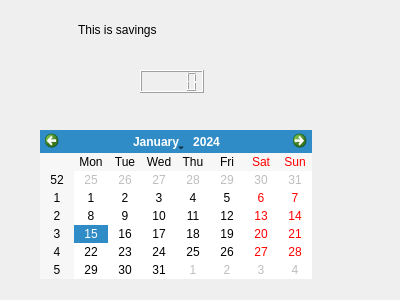
<?xml version="1.0" encoding="UTF-8"?>
<ui version="4.0">
 <class>Form</class>
 <widget class="QWidget" name="Form">
  <property name="geometry">
   <rect>
    <x>0</x>
    <y>0</y>
    <width>400</width>
    <height>300</height>
   </rect>
  </property>
  <property name="windowTitle">
   <string>Form</string>
  </property>
  <widget class="QLabel" name="label">
   <property name="geometry">
    <rect>
     <x>78</x>
     <y>20</y>
     <width>241</width>
     <height>20</height>
    </rect>
   </property>
   <property name="text">
    <string>This is savings</string>
   </property>
  </widget>
  <widget class="QLCDNumber" name="lcdNumber">
   <property name="geometry">
    <rect>
     <x>140</x>
     <y>70</y>
     <width>64</width>
     <height>23</height>
    </rect>
   </property>
  </widget>
  <widget class="QCalendarWidget" name="calendarWidget">
   <property name="geometry">
    <rect>
     <x>40</x>
     <y>130</y>
     <width>272</width>
     <height>149</height>
    </rect>
   </property>
  </widget>
 </widget>
 <resources/>
 <connections/>
</ui>
